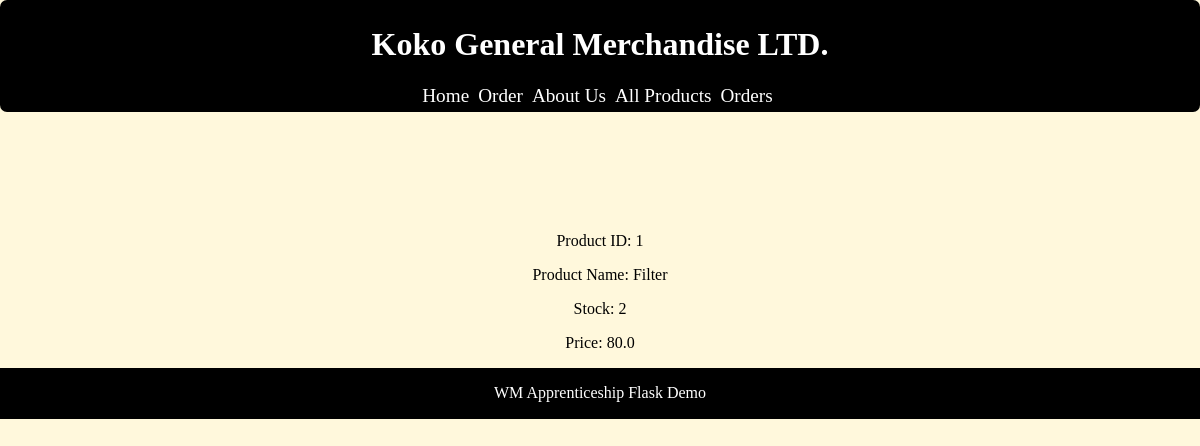
/product_details/1, run on an earlier commit of the app's database.
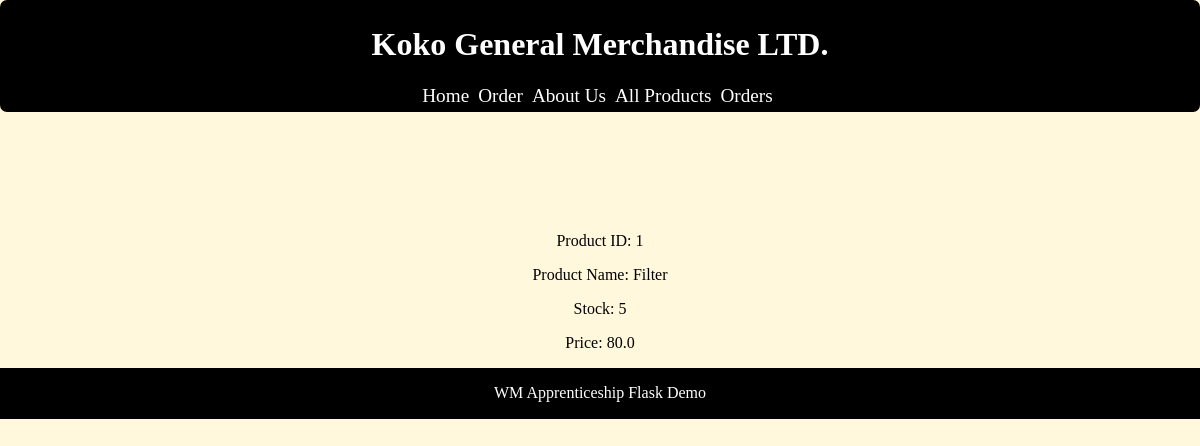
And on a later commit of the database.
### tables this page shows
CREATE TABLE products (
            id INTEGER PRIMARY KEY,
            name TEXT NOT NULL,
            active INTEGER NOT NULL,
            stock INTEGER NOT NULL,
            price REAL NOT NULL
        );

### app.py (the view)
@app.get("/product_details/<int:id>")
def product_details(id):
    product = get_product(id)
    if product is None:
        return "Product not found", 404
    return render_template("product_details.html", product=product)

### database.py (called while the page is built)
def get_connection():
    connection = sqlite3.connect("app.db")
    connection.row_factory = sqlite3.Row
    return connection

def get_product(product_id):
    connection = get_connection()
    product = connection.execute(
        "SELECT * FROM products WHERE id = ?",
        (product_id,),
    ).fetchone()
    connection.close()
    return product

### templates/product_details.html
{% extends "base.html"%}
{% block content %}
<p>Product ID: {{ product["id"] }}</p>
<p>Product Name: {{ product["name"] }}</p>
<p>Stock: {{ product["stock"] }}</p>
<p>Price: {{ product["price"] }}</p>
{% endblock %}

### templates/base.html (shortened to what this page needs)
<!DOCTYPE html>
<html lang="en">
<head>
    <link rel="stylesheet" href="{{url_for('static', filename='style.css')}}">
</head>
<body>
    {% include "partials/header.html"%}
    <main>
        {% block content %}{% endblock %}
    </main>
    {% include "partials/footer.html"%}
</body>
</html>

### templates/partials/header.html
<header>
    <h1>Koko General Merchandise LTD.</h1>
    <a href="/">Home</a>
    <a href="/order">Order</a>
    <a href="/about">About Us</a>
    <a href="/products">All Products</a>
    <a href="/orders">Orders</a>
</header>

### templates/partials/footer.html
<footer style="margin-bottom: 4px;">
    <p>WM Apprenticeship Flask Demo</p>
</footer>

### static/style.css (style rules this page uses)
h1 { color:white; }
body { background-color:cornsilk; text-align: center; margin-bottom: 1000px; margin: 0px; }
header { color: white; background-color: black; border-radius: 7px; margin-bottom: 120px; padding: 5px; }
a { color: white; font-size: larger; text-decoration: none; margin-right: 5px; }
footer { margin-bottom: 10px; position:relative; color: white; background-color: black; padding: 0.5px; }

What changed in the data, as far as the page shows it:
changed products "Filter": stock "2" → "5"
